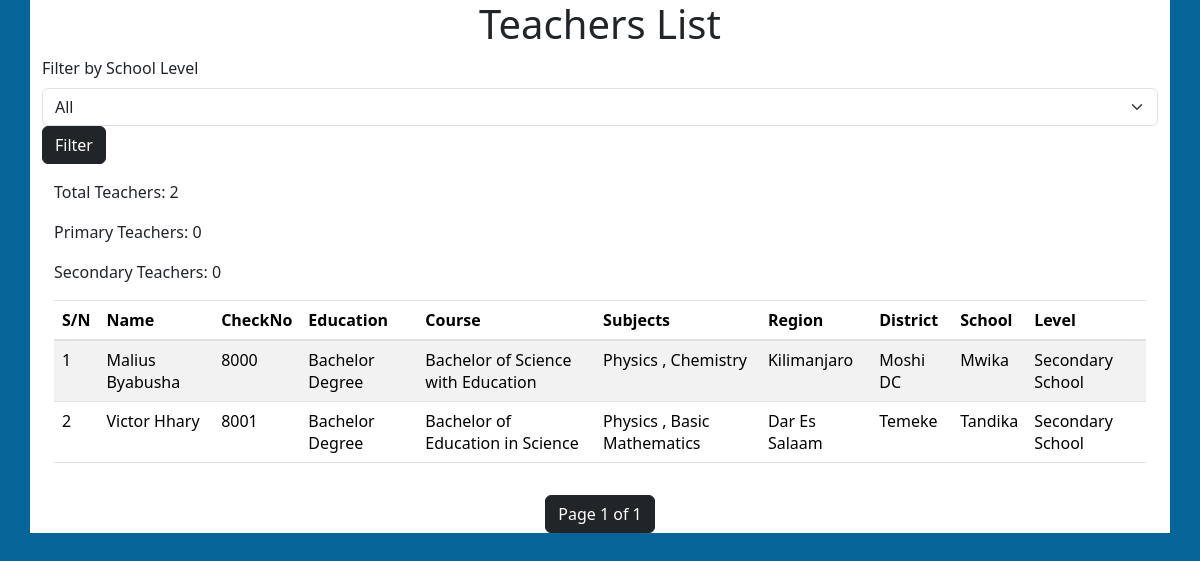
Page /user/teachers/ on the committed database.
### userApp/models.py (models this page shows, shortened)
class Teacher(models.Model):
    user = models.OneToOneField(CustomUser, on_delete=models.CASCADE)
    education_level = models.ForeignKey(EducationLevel, on_delete=models.CASCADE)
    course = models.ForeignKey(Course, on_delete=models.CASCADE, null=True)
    grade = models.ForeignKey(WorkerGrade, on_delete=models.CASCADE, null=True)
    subjects_taught = models.ManyToManyField(Subject, blank=True)
    region = models.ForeignKey(Region, on_delete=models.CASCADE, null=True)
    district = models.ForeignKey(District, on_delete=models.CASCADE, null=True)
    school_level = models.ForeignKey(SchoolLevel, on_delete=models.CASCADE)
    school = models.ForeignKey(School, on_delete=models.CASCADE, null=True, blank=True)

class CustomUser(AbstractUser):
    fname = models.CharField(max_length=100)
    mname = models.CharField(max_length=100)
    lname = models.CharField(max_length=100)
    gender = models.ForeignKey(Gender,on_delete=models.CASCADE,null=True)
    username = models.CharField(max_length=100, unique=True)
    email = models.EmailField(unique=True, )
    phone = models.CharField(max_length=100)
    birthdate = models.DateTimeField(null=True)
    nin = models.CharField(max_length=20, null=True, blank=True,
    validators=[
        MaxLengthValidator(limit_value=20),
        MinLengthValidator(limit_value=20),
    ])
    image = models.ImageField(max_length=255, upload_to='images/', null=True, blank=True)
    position = models.ForeignKey(Position,on_delete=models.CASCADE, null=True)
    is_teacher = models.BooleanField(default=False)
    is_education_officer = models.BooleanField(default=False)
    is_ded = models.BooleanField(default=False)
    is_tamisemi = models.BooleanField(default=False)
    is_utumishi = models.BooleanField(default=False)
    password = models.CharField(max_length=180, null=True, blank=True)  # You should hash and salt passwords
    created_at = models.DateTimeField(auto_now_add=True)
    retirement = models.DateTimeField(null=True)
    updated_at = models.DateTimeField(auto_now=True)
    groups = models.ManyToManyField(Group, related_name='custom_user_groups')
    user_permissions = models.ManyToManyField(Permission, related_name='custom_user_permissions')

class EducationLevel(models.Model):
    name = models.CharField(max_length=100)
    def __str__(self):
        return self.name

class Course(models.Model):
    name = models.CharField(max_length=100)
    coursecode=models.IntegerField( unique=True,null=True)
    def __str__(self):
        return self.name

class Subject(models.Model):
    name = models.CharField(max_length=100)
    subjectcode=models.IntegerField( unique=True,null=True)

### locationApp/models.py (models this page shows, shortened)
class Region(models.Model):
    name = models.CharField(max_length=100, unique=True)

class District(models.Model):
    name = models.CharField(max_length=100)
    votecode = models.CharField(max_length=20, unique=True)
    region = models.ForeignKey(Region, on_delete=models.CASCADE)

class School(models.Model):
    registration = models.IntegerField( default = 1000, null=True, blank=True)
    name = models.CharField(max_length=200)
    district = models.ForeignKey(District, on_delete=models.CASCADE)
    region = models.ForeignKey(Region, on_delete=models.CASCADE)
    School_level = models.ForeignKey(SchoolLevel, on_delete=models.CASCADE)

class SchoolLevel(models.Model):
    levelName = models.CharField(max_length=100,null=True)
    subvote = models.IntegerField(null=True)

### userApp/views.py (the view)
# urls.py: path('teachers/', Teachers_list, name='teachers'),
def Teachers_list(request):
    selected_school_level = request.GET.get('school_level')
    all_school_levels = SchoolLevel.objects.all()
    if selected_school_level:
        teachers = Teacher.objects.filter(school_level__levelName=selected_school_level)
    else:
        teachers = Teacher.objects.all()
    total_teachers_count = Teacher.objects.count()
    primary_teachers_count = Teacher.objects.filter(school_level__levelName='Primary').count()
    secondary_teachers_count = Teacher.objects.filter(school_level__levelName='Secondary').count()
    page = request.GET.get('page', 1)
    paginator = Paginator(teachers, 10)  # Show 10 teachers per page
    try:
        teachers = paginator.page(page)
    except PageNotAnInteger:
       teachers = paginator.page(1)
    except EmptyPage:
       teachers = paginator.page(paginator.num_pages)
    return render(request, 'userApp/teacherlist.html', {
        'teachers': teachers,
        'all_school_levels': all_school_levels,
        'selected_school_level': selected_school_level,
        'total_teachers_count': total_teachers_count,
        'primary_teachers_count': primary_teachers_count,
        'secondary_teachers_count': secondary_teachers_count,
    })

### userApp/templates/userApp/teacherlist.html (shortened to what this page needs)
{% extends "coreApp/base.html" %}
{% load static %}
{% block content %}
<body>
    <div class="container bg-white">
        <h1 class="text-center">Teachers List</h1>
        <form method="get" action="{% url 'userApp:teachers' %}" class="mb-3">
            <label for="school_level" class="form-label">Filter by School Level</label>
            <select name="school_level" id="school_level" class="form-select">
                <option value="">All</option>
            </select>
            <button class="btn btn-dark" type="submit">Filter</button>
        </form>
        <div class="container mt-3">
            <div class="mb-3">
                <p>Total Teachers: {{ total_teachers_count }}</p>
                <p>Primary Teachers: {{ primary_teachers_count }}</p>
                <p>Secondary Teachers: {{ secondary_teachers_count }}</p>
            </div>
            <div class="table-responsive">
                <table class="table table-striped">
                    <thead>
                        <tr>
                            <th>S/N</th>
                            <th>Name</th>
                            <th>CheckNo</th>
                            <th>Education</th>
                            <th>Course</th>
                            <th>Subjects</th>
                            <th>Region</th>
                            <th>District</th>
                            <th>School</th>
                            <th>Level</th>
                        </tr>
                    </thead>
                    <tbody>
                        {% for teacher in teachers %}
                            <tr>
                                <td>{{ teacher.id }}</td>
                                <td>{{ teacher.user.fname }} {{ teacher.user.lname }}</td>
                                <td>{{ teacher.user.username }}</td>
                                <td>{{ teacher.education_level }}</td>
                                <td>{{ teacher.course }}</td>
                                <td>
                                    {% for subject in teacher.subjects_taught.all %}
                                        {{ subject.name }}
                                        {% if not forloop.last %}, {% endif %}
                                    {% endfor %}
                                </td>
                                <td>{{ teacher.region.name }}</td>
                                <td>{{ teacher.district.name }}</td>
                                <td>{{ teacher.school.name }}</td>
                                <td>{{ teacher.school_level.levelName }}</td>
                            </tr>
                        {% endfor %}
                    </tbody>
                </table>
            </div>
        </div>
        <div class="pagination d-flex justify-content-center mt-3">
            <span class="step-links">
                <span  class=" current btn btn-dark type=button">
                    Page {{ teachers.number }} of {{ teachers.paginator.num_pages }}
                </span>
            </span>
        </div>
    </div>
</body>
{% endblock %}

### coreApp/templates/coreApp/base.html (style rules this page uses)
.body { background-color: #066498; font family: "Times New Roman"; }

### rows in the picture
Teacher: id "1", user.fname "Malius", user.lname "Byabusha", user.username "8000", education_level "Bachelor Degree", course "Bachelor of Science with Education", region.name "Kilimanjaro", district.name "Moshi DC", school.name "Mwika", school_level.levelName "Secondary School"
Subject: name "Physics"
Subject: name "Chemistry"
Teacher: id "2", user.fname "Victor", user.lname "Hhary", user.username "8001", education_level "Bachelor Degree", course "Bachelor of Education in Science", region.name "Dar Es Salaam", district.name "Temeke", school.name "Tandika", school_level.levelName "Secondary School"
Subject: name "Basic Mathematics"

### other values in the picture
{{ total_teachers_count }} "2"
{{ primary_teachers_count }} "0"
{{ secondary_teachers_count }} "0"
{{ teachers.number }} "1"
{{ teachers.paginator.num_pages }} "1"
